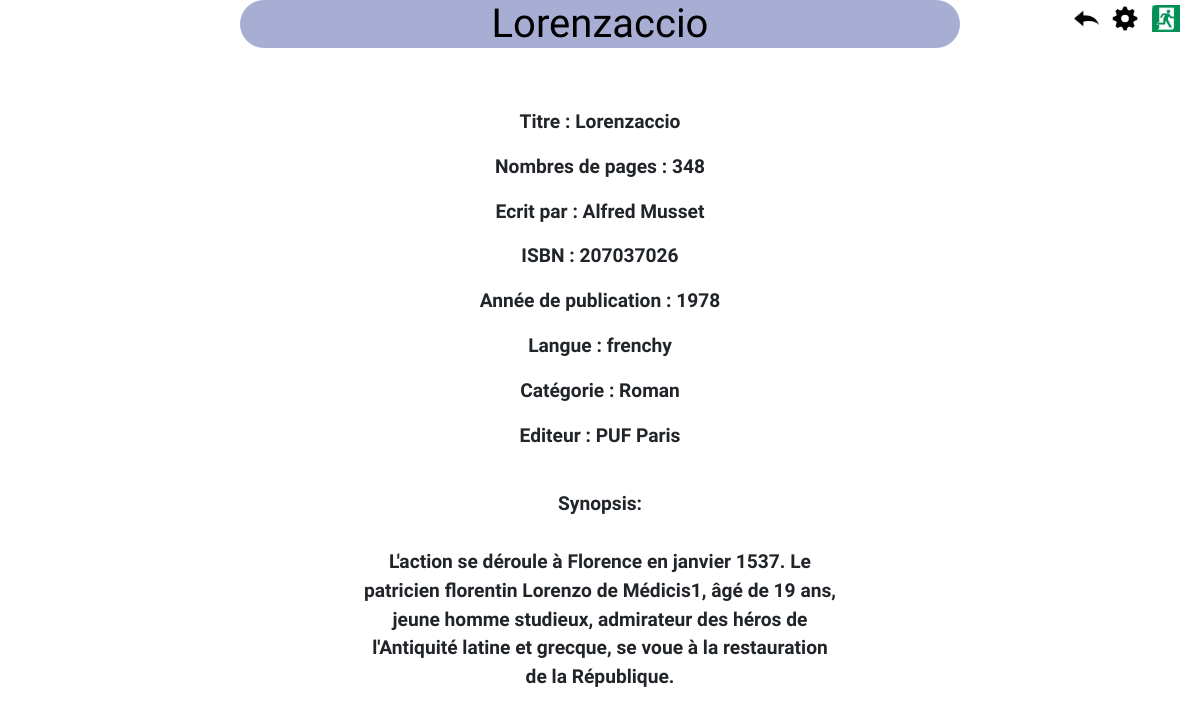
Screenshot of /ficheLivre.php?id=13 with the database file from the repository.
### tables this page shows
CREATE TABLE IF NOT EXISTS `livre` (
  `Id_Livre` smallint(5) UNSIGNED NOT NULL AUTO_INCREMENT,
  `Titre` varchar(40) DEFAULT NULL,
  `Synopsis` varchar(600) DEFAULT NULL,
  `Nombre_Pages` smallint(5) UNSIGNED DEFAULT NULL,
  `ISBN` bigint(5) UNSIGNED DEFAULT NULL,
  `Annee_Publication` int(5) DEFAULT NULL,
  `Validation_Livre` varchar(50) DEFAULT NULL,
  `Id_Editeur` smallint(5) UNSIGNED DEFAULT NULL,
  `Id_Langue` smallint(5) UNSIGNED DEFAULT NULL,
  PRIMARY KEY (`Id_Livre`),
  KEY `FK_Livre_Id_Editeur` (`Id_Editeur`),
  KEY `FK_Livre_Id_Langue` (`Id_Langue`)
);

CREATE TABLE IF NOT EXISTS `auteur` (
  `Id_Auteur` smallint(5) UNSIGNED NOT NULL AUTO_INCREMENT,
  `Nom_Auteur` varchar(25) DEFAULT NULL,
  `Prenom_Auteur` varchar(25) DEFAULT NULL,
  PRIMARY KEY (`Id_Auteur`)
);

CREATE TABLE IF NOT EXISTS `langue` (
  `Id_Langue` smallint(5) UNSIGNED NOT NULL AUTO_INCREMENT,
  `Nom_Langue` varchar(20) DEFAULT NULL,
  PRIMARY KEY (`Id_Langue`)
);

CREATE TABLE IF NOT EXISTS `categories` (
  `Id_Categorie` smallint(5) UNSIGNED NOT NULL AUTO_INCREMENT,
  `Nom_Categorie` varchar(25) DEFAULT NULL,
  PRIMARY KEY (`Id_Categorie`)
);

CREATE TABLE IF NOT EXISTS `editeur` (
  `Id_Editeur` smallint(5) UNSIGNED NOT NULL AUTO_INCREMENT,
  `Nom_Editeur` varchar(25) DEFAULT NULL,
  PRIMARY KEY (`Id_Editeur`)
);

### includes.php (called while the page is built)
<?php
include_once 'connexionBD.php';
$DB = new connexionDB();
?>

### connexionBD.php (called while the page is built, shortened)
<?php
class connexionDB {
	private $host ='localhost';
	private $name ='mediatheque';
	private $user ='root';
	private $pass ='';
	private $connexion;
	function __construct($host=null,$name=null,$user=null,$pass=null){
		try{
			$this->connexion = new PDO('mysql:host='.$this->host.';dbname='.$this->name,
				$this->user,$this->pass,array(
				PDO::MYSQL_ATTR_INIT_COMMAND => 'SET NAMES UTF8',
				PDO::ATTR_ERRMODE => PDO::ERRMODE_WARNING
			));
		}catch (PDOException $e){
			echo 'Erreur : Impossible de se connecter à la BDD !';die();
		}
		}
	public function query($sql , $data=array()){
 			$req = $this->connexion->prepare($sql);
 			$req->execute($data);
 			return $req;
		}
}
?>

### ficheLivre.php (the view, shortened to what this page needs)
<?php
include_once('includes.php');
$id = htmlspecialchars(trim($_GET["id"]));
$req = $DB->query(
    'SELECT Prenom_Auteur,Nom_Auteur,Titre,Annee_publication,Nombre_Pages,ISBN,Nom_Categorie,livre.Id_Livre,Synopsis,Nom_Langue,Nom_Editeur FROM livre
    INNER JOIN ecrit_par ON livre.Id_Livre = ecrit_par.Id_Livre
    INNER JOIN auteur ON auteur.Id_Auteur = ecrit_par.Id_Auteur
    INNER JOIN trie_par ON trie_par.Id_Livre = livre.Id_Livre
    INNER JOIN categories ON categories.Id_Categorie = trie_par.Id_Categorie
    INNER JOIN langue ON livre.Id_Langue = langue.Id_Langue
    INNER JOIN editeur ON livre.Id_Editeur = editeur.Id_Editeur
    WHERE livre.Id_Livre = :idLivre',array('idLivre' => $id));
?>
<!DOCTYPE html>
<html lang="en">
<head>
<link rel="stylesheet" type="text/css" href="./style-CSS.css">
<link rel="stylesheet" type="text/css" href="https://bootswatch.com/4/sketchy/bootstrap.min.css">
</head>
<body>
<?php foreach ($req as $r) { ?>
    <h1 class="index-h1"><?= $r['Titre'] ?></h1>
    <p class="baliseP"><strong>Titre :</strong> <?= $r['Titre'] ?></p>
    <p class="baliseP"><strong>Nombres de pages :</strong> <?= $r['Nombre_Pages'] ?></p>
    <p class="baliseP"><strong>Ecrit par :</strong>  <?php echo $r['Prenom_Auteur'] . ' ' .$r['Nom_Auteur']?></p>
    <p class="baliseP"><strong>ISBN :</strong> <?= $r['ISBN'] ?></p>
    <p class="baliseP"><strong>Année de publication :  </strong> <?= $r['Annee_publication'] ?></p>
    <p class="baliseP"><strong>Langue :</strong> <?= $r['Nom_Langue'] ?></p>
    <p class="baliseP"><strong>Catégorie :</strong> <?= $r['Nom_Categorie'] ?></p>
    <p class="baliseP"><strong>Editeur :</strong> <?= $r['Nom_Editeur'] ?></p>
    <br>
    <p class="balisePSynopsis"><strong>Synopsis:</strong><br><br><?= $r['Synopsis'] ?></p>
    <?php } ?>
     <button id="retourbouton" class="bouton_Back" name="retourArriere" onclick="document.location.href='recherche.php'"><img src=image/back.png height="25" weight="25"></button>
     <button id="deconnexion_bouton" class="bouton_Deco" name="deconnexion" onclick="document.location.href='deconnexion.php'"><img src=image/deco.png height="25" weight="25"></button>
     <button id="modifInfos_bouton" class="bouton_Modif" name="modifierInfosPerso" onclick="document.location.href='formulaireModifInfo.php'"><img src=image/gear.png height="25" weight="25"></button>
</body>
</html>

### style-CSS.css (style rules this page uses)
.index-h1 { text-align: center; color: #000000; border-style: solid #080808; background-color: #a8add4; margin: 0% 20% 5% 20%; border-radius:35px 35px; }
.baliseP { text-align: center; font-size: larger; }
.bouton_Modif { display: block; right: 10px; top: 0; position: absolute ; margin-right: 40px; margin-top: 5px; text-align: center; font:bold 12px; border-radius:35px 35px; background: #f5f5f5; border:white; padding:1px 1px; background: url(image/gear.png); }
.bouton_Deco { display: block; right: 10px; top: 0; position: absolute ; margin-right: 10px; margin-top: 5px; text-align: center; font:bold 12px; background: #f5f5f5; border:white; padding:1px 1px; background: url(image/deco.png); }
.bouton_Back { display: block; right: 10px; top: 0; position: absolute ; margin-right: 90px; margin-top: 5px; text-align: center; font:bold 12px; background: #f5f5f5; border:white; padding:1px 1px; background: url(image/back.png); }
.balisePSynopsis { text-align: center; margin-right:30%; margin-left:30%; font-size: larger; }

### rows the page displays
livre: Titre "Lorenzaccio", Nombre_Pages "348", auteur.Prenom_Auteur "Alfred", auteur.Nom_Auteur "Musset", ISBN "207037026", Annee_Publication "1978", Id_Langue.Nom_Langue "frenchy", categories.Nom_Categorie "Roman", Id_Editeur.Nom_Editeur "PUF Paris", Synopsis "L'action se déroule à Florence en janvier 1537. Le patricien florentin Lorenzo de Médicis1, âgé de 19 ans, jeune homme studieux, admirateur des héros de l'Antiquité latine et grecque, se voue à la restauration de la République."
